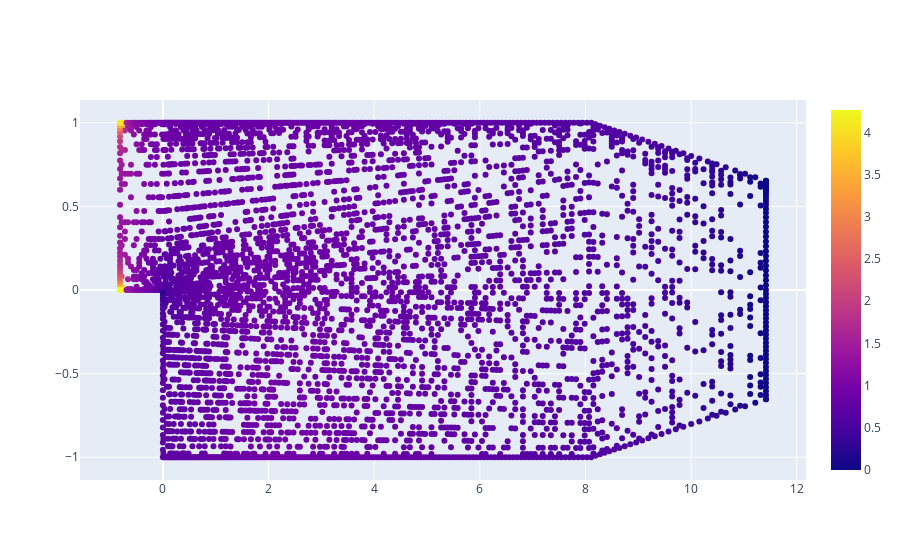

Source (notebook cell):
### Code cell
import plotly.graph_objects as go
import plotly

case_n = 0
channel = 2
subsample_perc = 0.3

dataset = Step_2D_dataset_for_GNOT(data_path=data_path, 
                                   subsample_ratio=subsample_perc, 
                                   normalize_f=True, 
                                   boundary_input_f=True)

fig = go.Figure()
fig.add_trace(go.Scatter(x=dataset.x[:,0],
                                y=dataset.x[:,1],
                                mode='markers',
                                marker=dict(
                                    color=dataset.y[case_n,:,channel],
                                    colorscale='Viridis',
                                    coloraxis='coloraxis'
                                    ),
                                text=dataset.y[case_n,:,channel],
                                name='Internal Field')) # hover text goes here

### Figure 1 — Plotly figure (JSON) as saved in the notebook; plotly's stock layout.template omitted (floating-point values rounded to 4 significant figures; data arrays with more than 128 entries replaced by an {"elided": "..."} marker saying what was removed)
{"data": [{"marker": {"color": {"elided": "4231 float values"}, "coloraxis": "coloraxis", "colorscale": [[0, "#440154"], [0.1111, "#482878"], [0.2222, "#3e4989"], [0.3333, "#31688e"], [0.4444, "#26828e"], [0.5556, "#1f9e89"], [0.6667, "#35b779"], [0.7778, "#6ece58"], [0.8889, "#b5de2b"], [1, "#fde725"]]}, "mode": "markers", "name": "Internal Field", "text": {"elided": "4231 float values"}, "type": "scatter", "x": {"elided": "4231 float values"}, "y": {"elided": "4231 float values"}}], "layout": {}}
